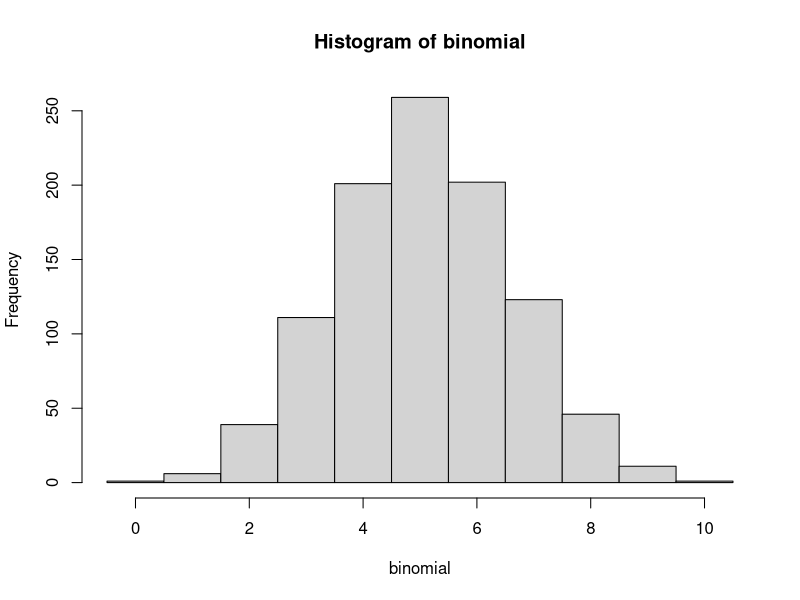
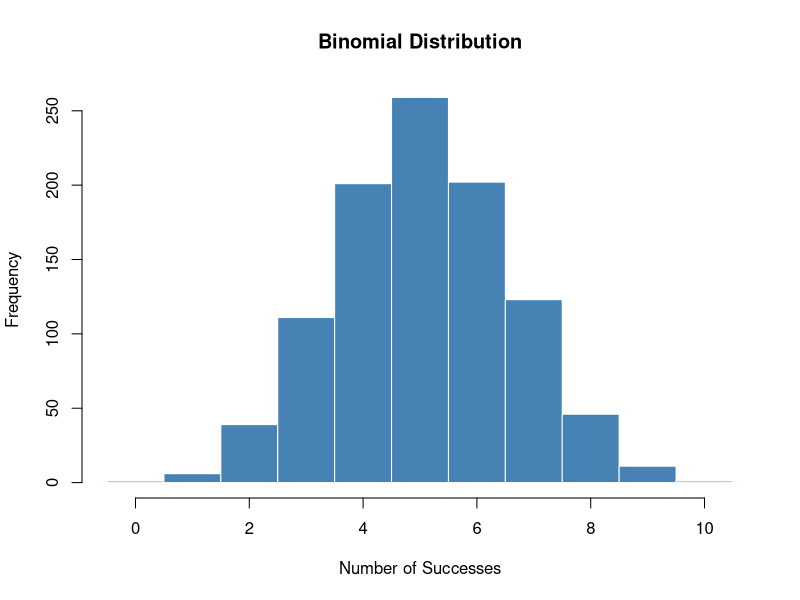
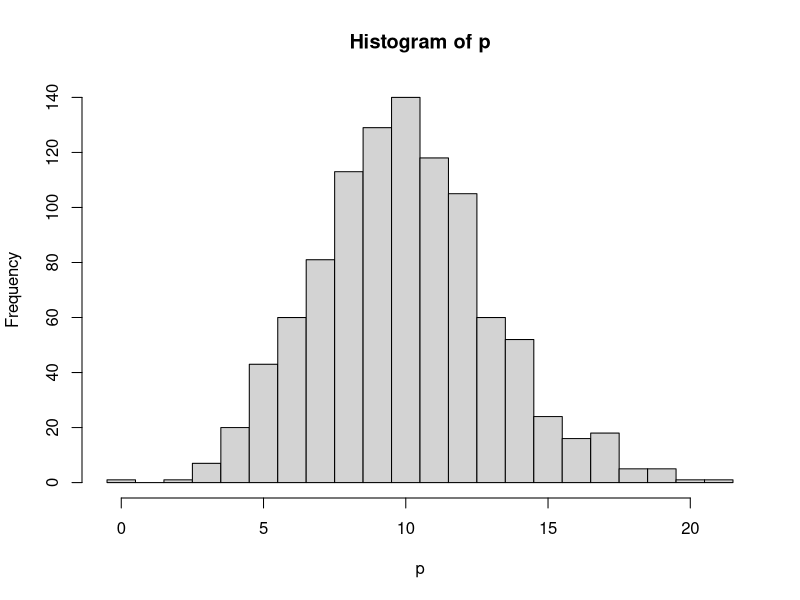
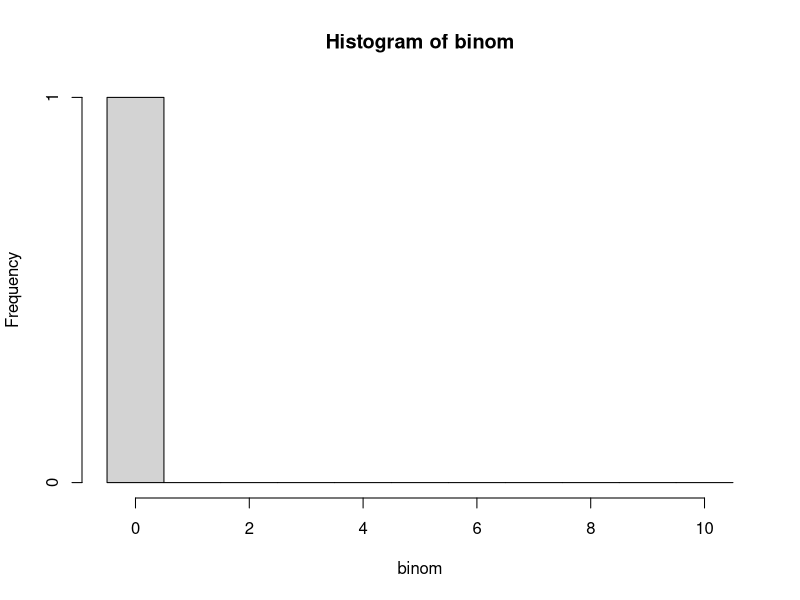

Here is the R script that generated these plots, in order:


# Generate 1000 samples from a Binomial distribution with size=10 and probability=0.5
binomial <- rbinom(1000, 10, 0.5)
# Print the first few results (optional)
head(binomial)
# Frequency table of the binomial outcomes
table(binomial)
# Histogram with proper breaks from -0.5 to 10.5 so bins center on integers
hist(binomial, breaks = seq(-0.5, 10.5, 1))


hist(binomial, 
     breaks = seq(-0.5, 10.5, 1), 
     main = "Binomial Distribution", 
     xlab = "Number of Successes", 
     col = "steelblue", 
     border = "white", 
     freq = TRUE
)

# uniform / normal random distributions
x <- runif(1000, 1, 1)
z <- rnorm(1000, 2, 3)
y <- 10+3*x+z
y

# poisson randoms
p <- rpois(1000, 10)
p
hist(p, seq(-0.5, max(p)+0.5, 1))


# r program that generates 1000 values from. pois(lambda=5), gamma(shape=2, scale=2), exponential(rate=3)

poiss1 <- rpois(1000, 5)
gamma1 <- rgamma(1000, 2, 2)
expon <- rexp(1000, 3)
poiss1
gamma1
expon

# the lifetime s of a certain type of bulb is gamma distributed with a shape 3 months and a scale 1.5 months
# write a R function that: 1. generates 1000 rnd values of x
# computes the range of x
# repeats 1 and 2 1000 times
# returns the average from 2 above

gammafunc <- function(r_sim = 1000, n_rand = 1000, shape=3, scale=1.5) {
  ranges <- numeric(r_sim)
  for(i in 1:r_sim) {
    x <- rgamma(1000, 3, 1.5)
    ranges[i] <- diff(range(x))
  }
  return(mean(ranges))
}
gammafunc()


# a b/s launches a campaign with a 0% response rate. if the campaign targets 50 customers,
# what is the prob that 10 will respond?

binom <- dbinom(10, 50, 0.2)
binom
hist(binom, seq(-0.5, 10.5, 1))

#prob that at least 15 customers will respond 
sum(dbinom(x=15:50, size=50, prob = 0.2)) # this works on pdf
# or
1 - pbinom(14,50,0.2) # this works with cdf

# function to calculate poisson distribution
pois <- function(x, lambda) {
  prob <- (exp(-lambda) * lambda^2) / factorial(x)

  return(prob)
}

pois(2, 2)

